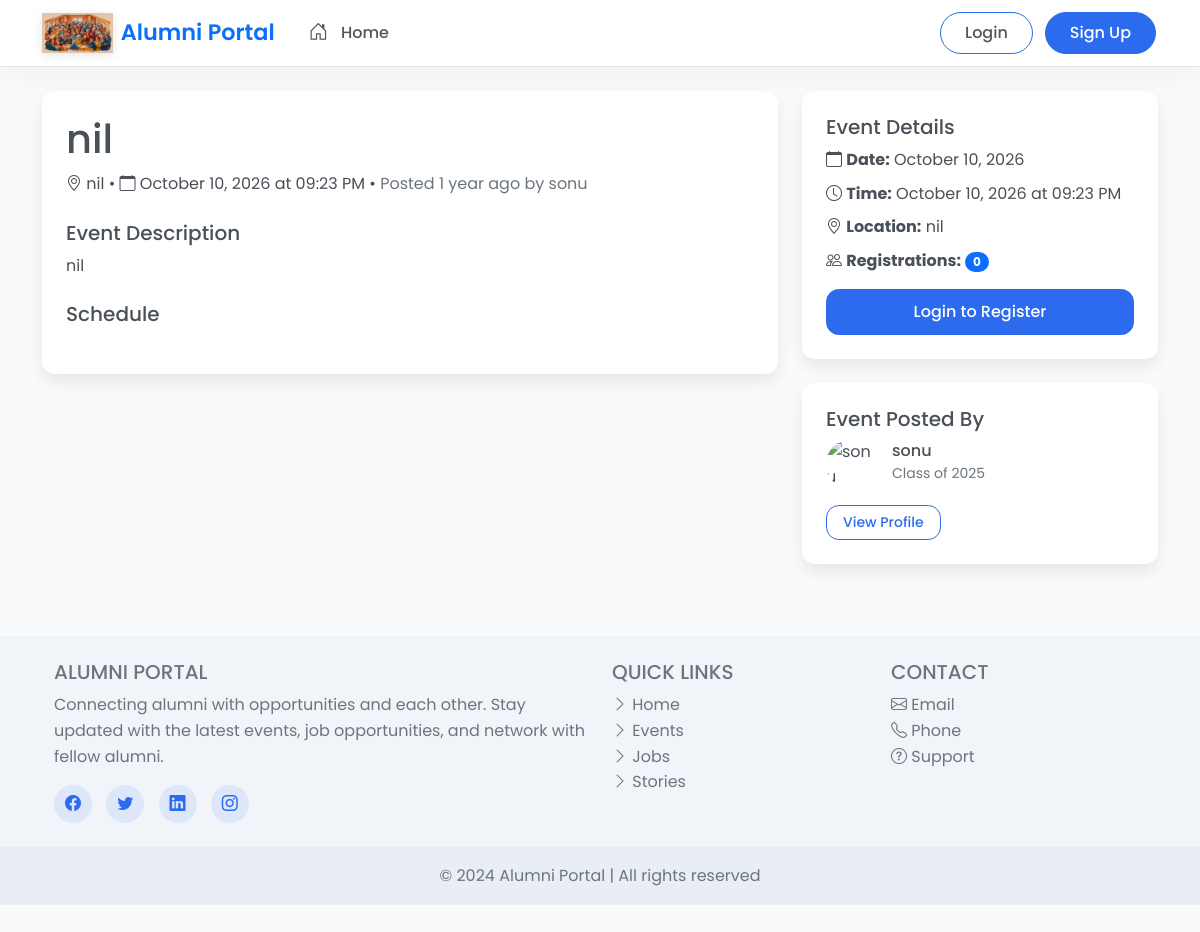
/events/view/1, run on the app's committed database.
### models/event.py (models this page shows)
class Event(db.Model):
    id = db.Column(db.Integer, primary_key=True)
    title = db.Column(db.String(200), nullable=False)
    description = db.Column(db.Text, nullable=False)
    date = db.Column(db.DateTime, nullable=False)
    location = db.Column(db.String(200), nullable=False)
    max_participants = db.Column(db.Integer)
    image = db.Column(db.String(200))
    created_at = db.Column(db.DateTime, default=datetime.utcnow)
    created_by = db.Column(db.Integer, db.ForeignKey('user.id'), nullable=False)
    creator = db.relationship('User', backref=db.backref('created_events', lazy='dynamic'))
    registrations = db.relationship('EventRegistration', backref='event', lazy='dynamic')

### models/user.py (models this page shows, shortened)
class User(UserMixin, db.Model):
    id = db.Column(db.Integer, primary_key=True)
    email = db.Column(db.String(120), unique=True, nullable=False)
    password = db.Column(db.String(200), nullable=False)
    name = db.Column(db.String(100), nullable=False)
    graduation_year = db.Column(db.Integer)
    degree = db.Column(db.String(100))
    major = db.Column(db.String(100))
    role = db.Column(db.String(20), default='student')  # student, alumni, mentor, admin
    profile_pic = db.Column(db.String(200))
    created_at = db.Column(db.DateTime, default=datetime.utcnow)

### routes/events.py (the view)
@events.route('/view/<int:event_id>')
def view_event(event_id):
    event = Event.query.get_or_404(event_id)
    registered = False
    if current_user.is_authenticated:
        registration = EventRegistration.query.filter_by(user_id=current_user.id, event_id=event_id).first()
        registered = registration is not None
    return render_template('events/view.html', event=event, registered=registered, now=datetime.utcnow())

### helpers.py (called while the page is built, shortened)
def format_date(date):
    if isinstance(date, datetime):
        return date.strftime('%B %d, %Y')
    return date

def format_datetime(date):
    if isinstance(date, datetime):
        return date.strftime('%B %d, %Y at %I:%M %p')
    return date

def time_since(date):
    now = datetime.utcnow()
    diff = now - date
    seconds = diff.total_seconds()
    minutes = seconds // 60
    hours = minutes // 60
    days = diff.days
    if days > 30:
        months = days // 30
        if months > 12:
            years = months // 12
            return f"{int(years)} year{'s' if years != 1 else ''} ago"
        return f"{int(months)} month{'s' if months != 1 else ''} ago"

### templates/events/view.html (shortened to what this page needs)
{% extends 'base.html' %}
{% block content %}
<div class="row">
    <div class="col-md-8">
        <div class="card mb-4">
            <div class="card-body">
                <h1 class="card-title">{{ event.title }}</h1>
                <p class="card-text location mb-4">
                    <i class="bi bi-geo-alt"></i> {{ event.location }} •
                    <i class="bi bi-calendar"></i> {{ event.date|format_datetime }} •
                    <span class="text-muted">Posted {{ event.created_at|time_since }} by {{ event.creator.name }}</span>
                </p>
                <div class="mb-4">
                    <h5>Event Description</h5>
                    <p>{{ event.description }}</p>
                </div>
                <div class="mb-4">
                    <h5>Schedule</h5>
                </div>
            </div>
        </div>
    </div>
    <div class="col-md-4">
        <div class="card mb-4">
            <div class="card-body">
                <h5 class="card-title">Event Details</h5>
                <ul class="list-unstyled">
                    <li class="mb-2">
                        <i class="bi bi-calendar"></i> <strong>Date:</strong> {{ event.date|format_date }}
                    </li>
                    <li class="mb-2">
                        <i class="bi bi-clock"></i> <strong>Time:</strong> {{ event.date|format_datetime }}
                    </li>
                    <li class="mb-2">
                        <i class="bi bi-geo-alt"></i> <strong>Location:</strong> {{ event.location }}
                    </li>
                    <li class="mb-2">
                        <i class="bi bi-people"></i> <strong>Registrations:</strong>
                        <span class="badge bg-primary rounded-pill" id="registration-count-{{ event.id }}">{{ event.registrations.all()|length }}</span>
                    </li>
                </ul>
                {% if current_user.is_authenticated %}
                    {% if registered %}
                        <form action="{{ url_for('events.unregister_event', event_id=event.id) }}" method="POST" class="d-grid">
                            <button type="submit" class="btn btn-danger">Unregister</button>
                        </form>
                    {% else %}
                        <form action="{{ url_for('events.register_event', event_id=event.id) }}" method="POST" class="d-grid">
                            <button type="submit" class="btn btn-primary">Register</button>
                        </form>
                    {% endif %}
                {% else %}
                    <a href="{{ url_for('auth.login') }}" class="btn btn-primary d-grid">Login to Register</a>
                {% endif %}
            </div>
        </div>
        <div class="card mb-4">
            <div class="card-body">
                <h5 class="card-title">Event Posted By</h5>
                <div class="d-flex align-items-center mb-3">
                    <img src="{{ url_for('static', filename='images/profiles/' + (event.creator.profile_pic or 'default.jpg')) }}" alt="{{ event.creator.name }}" class="rounded-circle me-3" width="50" height="50">
                    <div>
                        <h6 class="mb-0">{{ event.creator.name }}</h6>
                        <small class="text-muted">Class of {{ event.creator.graduation_year }}</small>
                    </div>
                </div>
                <a href="{{ url_for('profile.view_user', user_id=event.creator.id) }}" class="btn btn-outline-primary btn-sm">View Profile</a>
            </div>
        </div>
    </div>
</div>
{% endblock %}

### static/css/style.css (style rules this page uses)
:root { --primary-color: #2c6bed; --primary-rgb: 44, 107, 237; --primary-dark: #1756dd; --secondary-color: #6c757d; --accent-color: #17a2b8; --success-color: #28a745; --warning-color: #ffc107; --danger-color: #dc3545; --light-color: #f8f9fa; --dark-color: #343a40; --border-radius: 0.8rem; --box-shadow: 0 0.5rem 1rem rgba(0, 0, 0, 0.08); --transition: all 0.3s ease; --primary-gradient: linear-gradient(135deg, var(--primary-color) 0%, #4776e6 100%); --accent-gradient: linear-gradient(135deg, var(--accent-color) 0%, #4CA1AF 100%); --dark-gradient: linear-gradient(135deg, #2C3E50 0%, #4C5B7D 100%); --card-shadow: 0 10px 30px rgba(0, 0, 0, 0.08); --hover-shadow: 0 15px 35px rgba(0, 0, 0, 0.1); }
body { font-family: 'Poppins', sans-serif; color: #495057; background-color: #f9fafc; line-height: 1.6; }
.card { border: none; border-radius: var(--border-radius); box-shadow: var(--box-shadow); transition: var(--transition); overflow: hidden; }
.card-body { padding: 1.5rem; }
.btn { font-weight: 500; padding: 0.6rem 1.5rem; border-radius: var(--border-radius); transition: var(--transition); }
.btn-primary { background-color: var(--primary-color); border-color: var(--primary-color); }
.btn-outline-primary { color: var(--primary-color); border-color: var(--primary-color); }
.btn-sm { padding: 0.4rem 1rem; }
.btn { overflow: hidden; position: relative; z-index: 1; }
.btn::after { content: ""; position: absolute; top: 0; left: -100%; width: 100%; height: 100%; background: rgba(255, 255, 255, 0.2); transition: all 0.4s ease; z-index: -1; }
.card { transition: all 0.3s cubic-bezier(0.165, 0.84, 0.44, 1); }

### data on the page
Event: title "nil", location "nil", date "October 10, 2026 at 09:23 PM", created_at "1 year ago", description "nil", date "October 10, 2026"
User: creator.name "sonu", creator.graduation_year "2025"

### other printed values
{{ event.registrations.all()|length }} "0"
